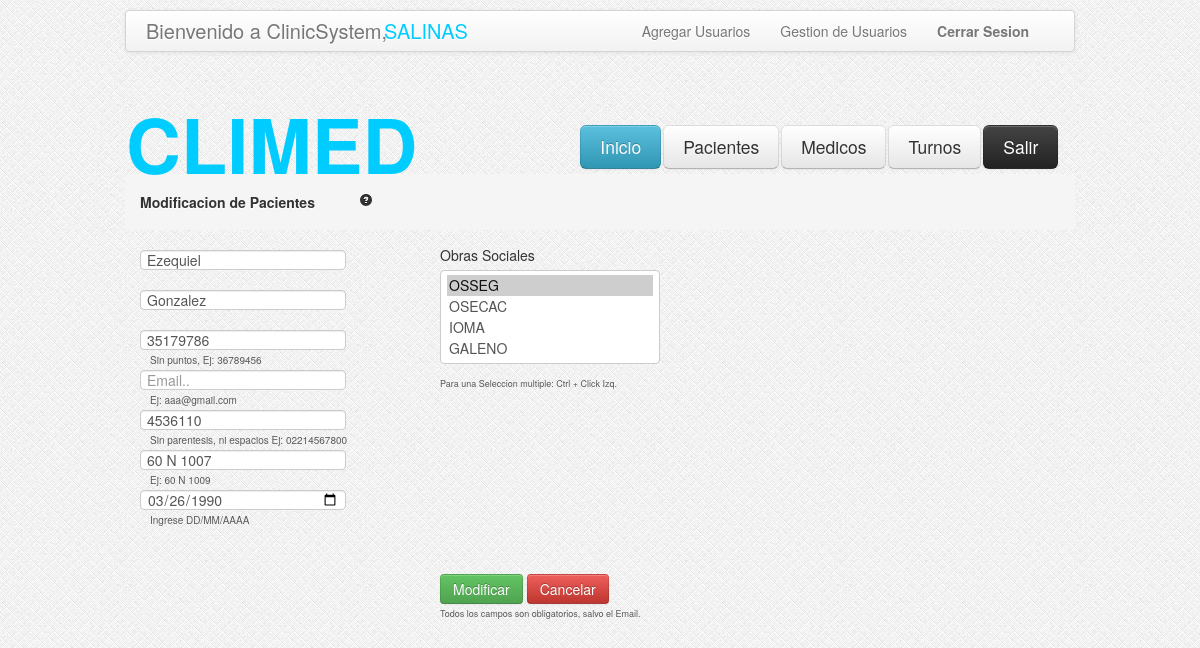
The page /CargaPaciente.php?idpaciente=79 (signed in) on the database its author committed.
### tables this page shows
CREATE TABLE IF NOT EXISTS `pacientes` (
  `idpaciente` int(11) NOT NULL AUTO_INCREMENT,
  `dni` int(11) NOT NULL,
  `apellido` varchar(100) NOT NULL,
  `nombre` varchar(100) NOT NULL,
  `email` varchar(100) DEFAULT NULL,
  `telefono` int(11) NOT NULL,
  `fechaNac` date NOT NULL,
  `direccion` varchar(255) NOT NULL,
  `activo` tinyint(4) NOT NULL DEFAULT '1',
  PRIMARY KEY (`idpaciente`)
);

### CargaPaciente.php (the view, shortened to what this page needs)
<head>
	<link rel="stylesheet" type="text/css" href="css/estilo.css"/>
	<link rel="stylesheet" type="text/css" href="css/bootstrap.css"/>
	<link rel="stylesheet" type="text/css" href="css/bootstrap-responsive.css"/>
</head>
<body style="background-image:url('images/bg.png')">
 	<?php include_once('header.php'); ?>
	<div class="encapsulador">
		<ul class="breadcrumb">
			<li>
				<h5>Modificacion de Pacientes <a href="#" style="margin-left: 40px;"><i class="icon-question-sign"></i></a></h5>
			</li>
		</ul>
		<?php
			if(isset($_GET['idpaciente'])){
				$queryPaciente = "SELECT * FROM pacientes WHERE idpaciente = ".$_GET['idpaciente']."";
				$resultadoQueryPaciente = mysql_query($queryPaciente);
				$paciente = mysql_fetch_array($resultadoQueryPaciente);
	   ?>
		<div id="form-modificacion-pacientes">
			<form class="form-horizontal" method="POST" action="ModificarPaciente.php" enctype="multipart/form-data" >
				<div class="control-group">
					<input class="namee" name="nombre" type="text" maxlength="50" placeholder="Nombre.." value="<?php echo $paciente['nombre'];?>">
				</div>
				<div class="control-group">
					<input class="apellidoo" name="apellido" type="text" maxlength="50" placeholder="Apellido.." value="<?php echo $paciente['apellido'];?>">
				</div>
				<div class="control-group">
					<input class="dnii" name="dni" type="text" maxlength="9" placeholder="DNI.." value="<?php echo $paciente['dni'];?>">
					<span class="help-block" style= "margin-left: 10px; margin-top: 0px; font-size: 10px;margin-bottom: -20px;">Sin puntos, Ej: 36789456</span>
				</div>
				<div class="control-group">
					<input class="emaill" name="email" type="text" maxlength="35" placeholder="Email.." value="<?php echo $paciente['email'];?>">
					<span class="help-block" style= "margin-left: 10px; margin-top: 0px; font-size: 10px;margin-bottom: -20px;">Ej: aaa@gmail.com</span>
				</div>
				<div class="control-group">
					<input class="tell" name="tel" type="text" maxlength="25" placeholder="Telefono.." value="<?php echo $paciente['telefono'];?>">
					<span class="help-block" style= "margin-left: 10px; margin-top: 0px; font-size: 10px;margin-bottom: -20px;">Sin parentesis, ni espacios Ej: 02214567800</span>
				</div>
				<div class="control-group">
					<input class="dirr" name="dir" type="text" maxlength="150" placeholder="Direccion.." value="<?php echo $paciente['direccion'];?>">
					<span class="help-block" style= "margin-left: 10px; margin-top: 0px; font-size: 10px;margin-bottom: -20px;">Ej: 60 N 1009</span>
				</div>
				<div class="control-group">
					<input class="fecnacc" name="fecnac" type="date" min="1900-01-01" max="2013-06-01" placeholder="Fecha de Nacimiento.." value="<?php echo $paciente['fechaNac'];?>">
					<span class="help-block" style= "margin-left: 10px; margin-top: 0px; font-size: 10px;margin-bottom: -20px;">Ingrese DD/MM/AAAA</span>
				</div>
				<div style="margin-left: 300px;margin-top: -285px;">
					<label>Obras Sociales</label>
					<select multiple="multiple" id="obra" name="obra[]">
					<?php
						$queryObrasPaciente = "  SELECT
														o.nombre,
														o.idobra
												 FROM
														pac_obrasocial AS po
												 INNER JOIN obrasociales AS o on o.idobra = po.idobra
												 INNER JOIN pacientes AS p on p.idpaciente = po.idpaciente
												 WHERE  p.idpaciente=".$_GET['idpaciente']." ";
						$resultadoQueryObrasPaciente = mysql_query($queryObrasPaciente);
						while ($obrasPaciente = mysql_fetch_array($resultadoQueryObrasPaciente)) {
					?>
							<option selected="selected" value="<?php echo $obrasPaciente["idobra"];?>"><?php echo $obrasPaciente["nombre"]; ?></option>
					<?php
						}
						$queryObrasResto = "SELECT o.nombre, o.idobra
									 FROM obrasociales as o
									 WHERE o.nombre not in   (SELECT o.nombre
															  FROM pac_obrasocial as po
															  INNER JOIN obrasociales as o ON o.idobra = po.idobra
															  INNER JOIN pacientes as p ON p.idpaciente = po.idpaciente
															  WHERE p.idpaciente=".$_GET['idpaciente'].")
									 AND o.activo = 1";
						$resultadoQueryObrasResto = mysql_query($queryObrasResto);
						while ($obrasResto = mysql_fetch_array($resultadoQueryObrasResto)) {
					?>
							<option value="<?php echo $obrasResto["idobra"];?>"><?php echo $obrasResto["nombre"]; ?></option>
					<?php
						}
					?>
					</select>
					<span class="help-block" style="font-size: 9px;"> Para una Seleccion multiple: Ctrl + Click Izq.</span>
				</div>
				<div style="margin-left:300px;margin-top: 180px;">
					<a data-toggle="modal" role="button" href="#modificar" class="btnsubmit btn-success">Modificar</a>
					<a data-toggle="modal" role="button" href="#cancelar" class="btn btn-danger">Cancelar</a>
				</div>
				<span class="help-block" style="margin-left: 300px;font-size: 9px;"> Todos los campos son obligatorios, salvo el Email.</span>
			</form>
		</div>
		<?php
			}
		?>
	</div>
</body>
</html>

### css/estilo.css (style rules this page uses)
.encapsulador { width:950px; height:auto; margin: auto; }
#form-modificacion-pacientes { float: left; margin-left: 15px;" }

### rows shown on the page
pacientes: nombre "Ezequiel", apellido "Gonzalez", dni "35179786", tel "4536110", dir "60 N 1007", fecnac "03/26/1990"

### other values the page prints
$usuario "SALINAS"
form field value "OSSEG ☑ / OSECAC / IOMA / GALENO"
